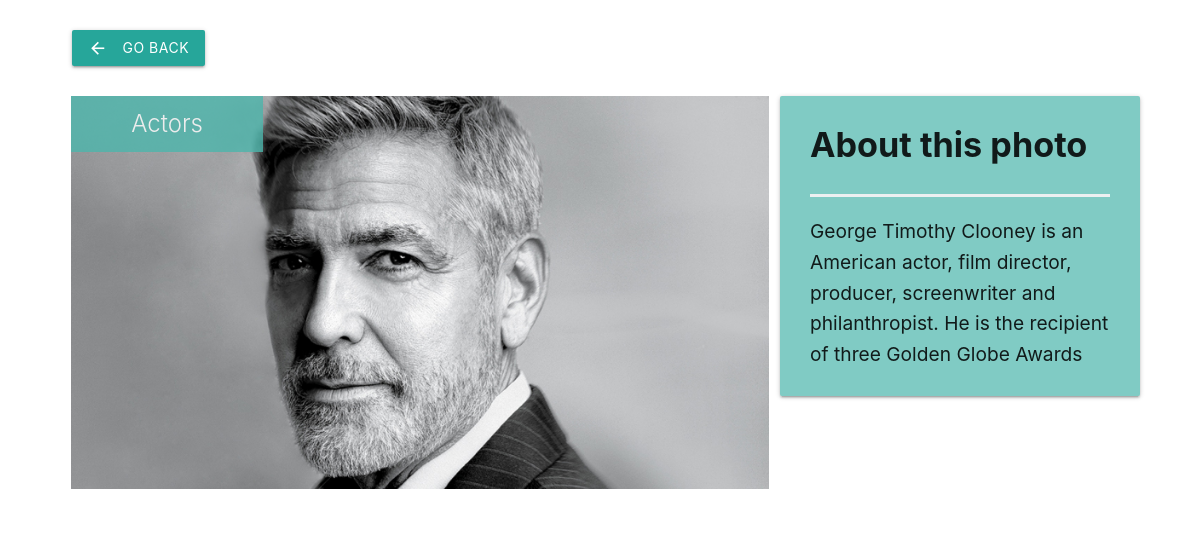
Page /photo/14/ on the committed database.
### album/models.py (models this page shows, shortened)
class Photo(models.Model):
    class Meta:
        verbose_name = 'Photo'
        verbose_name_plural = 'Photos'
    category = models.ForeignKey(
        Category, on_delete=models.SET_NULL, null=True, blank=True)
    image = models.ImageField(null=False, blank=False)
    description = models.TextField()

class Category(models.Model):
    class Meta:
        verbose_name = 'Category'
        verbose_name_plural = 'Categories'
    name = models.CharField(max_length=100, null=False, blank=False)

### album/views.py (the view)
# urls.py: path('photo/<str:pk>/', views.viewPhoto, name='photo'),
def viewPhoto(request, pk):
    photo = Photo.objects.get(id=pk)
    return render(request, 'album/photo.html', {'photo': photo})

### templates/album/photo.html (shortened to what this page needs)
{% extends 'base.html' %} {% block page_title %} {% endblock page_title %} {% block page_data %}
<div class="container" style="width: 88% !important;margin-top:2rem">
<div class="row">
<a class="waves-effect waves-light btn" href="{% url 'gallery' %}"><i class="material-icons left">arrow_back</i>Go back</a>
</div>
</div>
<div class="container" style="width: 90% !important; margin-top: 2rem">
  <div class="row">
    <div class="col s12 m8">
      <div  style="position: relative">
        <img src="{{photo.image.url}}" style="object-fit: cover; width: 100%" />
        <span
          class="card-title teal lighten-2"
          style="
            padding: 9px 60px;
            opacity: 0.8;
            position: absolute;
            top: 0;
            left: 0;
            color: #fff;
            max-width: 100%;
            font-size: 24px;
            font-weight: 300;
          "
        >
          {{photo.category.name}}</span
        >
      </div>
    </div>
    <div
      class="col s12 m4 card-panel teal lighten-3"
      style="margin-top:0;!important;padding:0.5rem 2rem !important"
    >
      <h4 style="border-bottom:0.2rem solid #ECF0F1; padding-bottom:2rem;font-weight: 700;">About this photo</h4>
      <p style="font-size: 1.2em">{{photo.description}}</p>
    </div>
  </div>
</div>
{% endblock page_data %}

### rows in the picture
Photo: image (picture), category.name "Actors", description "George Timothy Clooney is an American actor, film director, producer, screenwriter and philanthropist. He is the recipient of three Golden Globe Awards"
